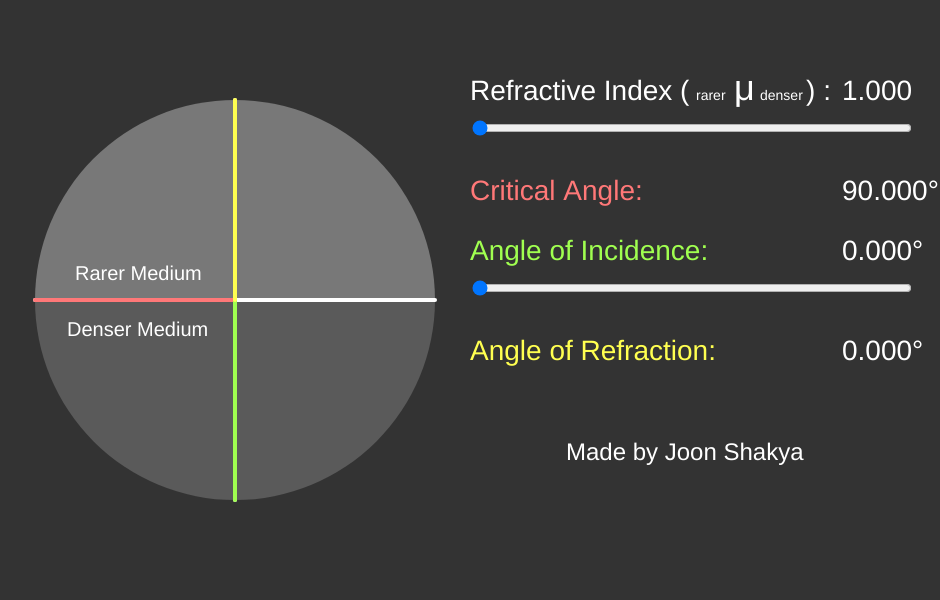
Frame 1 (no input)
Frame 60 (no input): identical to frame 1, image omitted
Frame 120 (the mouse pressed at the canvas centre since frame 60): identical to frame 1, image omitted

The p5.js sketch that drew this single still picture (run headless with seeded random() and noise() and a simulated clock; from frame 60 on, the mouse is pressed at the canvas centre):

// p5.js sketch
// ── sketch.js
var incident = 0;
var incidentSlider;
var rIndexSlider;
var refracted;
var texRefract;
var rIndex;
var cAngle;
var refrRefl;

function setup() {
  createCanvas(940, 600);
  rIndexSlider = createSlider(1, 5, 1, 0.005);
  rIndexSlider.style('width', '440px');
  rIndexSlider.position(width / 2, (height / 6) + 18);
  incidentSlider = createSlider(0, (PI / 2) - 0.001, 0, 0.0005);
  incidentSlider.style('width', '440px');
  incidentSlider.position(width / 2, (height / 6) + 178);
}

function draw() {
  background(51);
  incident = incidentSlider.value();
  rIndex = rIndexSlider.value();
  translate(width / 4, height / 2);
  noStroke();
  fill(120);
  arc(0, 0, height * 2 / 3, height * 2 / 3, PI, 2 * PI, OPEN);
  fill(90);
  arc(0, 0, height * 2 / 3, height * 2 / 3, 0, PI, OPEN);
  textSize(20);
  fill(255);
  text("Rarer Medium", -160, -20);
  text("Denser Medium", -168, 36);
  stroke(255);
  strokeWeight(4);
  stroke(255, 255, 255);
  line(0, 0, height / 3, 0);
  line(0, 0, -height / 3, 0);
  line(0, 0, 0, height / 3);
  line(0, 0, 0, -height / 3);
  cAngle = asin(1 / rIndex);
  rotate(cAngle);
  stroke(255, 120, 120);
  line(0, 0, 0, (height / 3));
  rotate(-cAngle);
  rotate(incident);
  stroke(160, 255, 80);
  line(0, 0, 0, height / 3);
  rotate(-incident);
  if (incident < cAngle) {
    refracted = asin(rIndex * sin(incident));
    texRefract = (refracted * 180 / PI);
    refrRefl = "Refraction";
  } else {
    refracted = (PI) - incident;
    texRefract = 180 - (refracted * 180 / PI);
    refrRefl = "Reflection";
  }
  rotate(refracted);
  stroke(255, 255, 80);
  line(0, 0, 0, -(height / 3));
  rotate(-refracted);
  translate(width / 4, -height / 3);
  noStroke();
  fill(255, 255, 255);
  textSize(28);
  text("Refractive Index (               ) :", 0, 0);
  textSize(14);
  text("rarer", 226, 0);
  textSize(36);
  text("μ", 264, 0);
  textSize(14);
  text("denser", 290, 0)
  textSize(28);
  fill(255);
  text((rIndex).toFixed(3), 372, 0);
  fill(255, 120, 120);
  text("Critical Angle:", 0, 100);
  fill(255, 255, 255);
  text((cAngle * 180 / PI).toFixed(3) + "°", 372, 100);
  fill(160, 255, 80);
  text("Angle of Incidence:", 0, 160);
  fill(255, 255, 255);
  text((incident * 180 / PI).toFixed(3) + "°", 372, 160);
  fill(255, 255, 80);
  text("Angle of " + refrRefl + ":", 0, 260);
  fill(255, 255, 255);
  text((texRefract).toFixed(3) + "°", 372, 260);
  textSize(24);
  text("Made by Joon Shakya", 96, 360);
}
